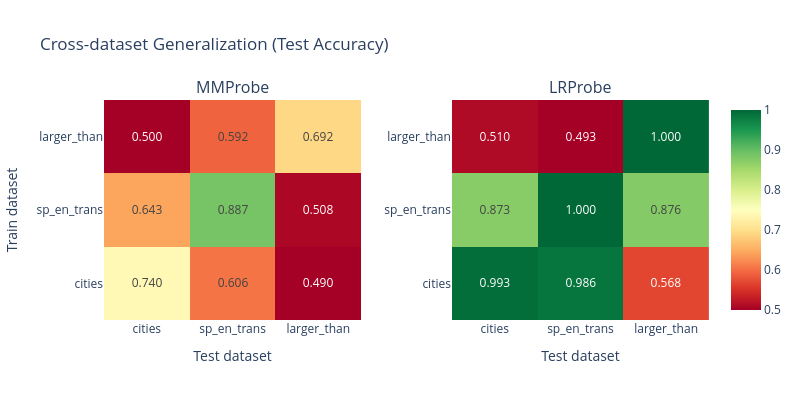

Source (notebook cell):
### Markdown cell above
### Exercise - cross-dataset generalization matrix

> ```yaml
> Difficulty: 🔴🔴🔴⚪⚪
> Importance: 🔵🔵🔵🔵🔵
> 
> You should spend up to 15-20 minutes on this exercise.
> Cross-dataset generalization is the real test of whether your probe has found a universal truth direction.
> ```

Train MM and LR probes on each of the 3 curated datasets and evaluate each probe on all 3 datasets, producing 3×3 accuracy matrices. If the model has a unified truth direction, off-diagonal entries should be high. The Geometry of Truth paper reports strong cross-generalization for LR probes at 13B scale, and even stronger at 70B:

> *"The LR probes transfer almost perfectly: probes trained on any one of our three datasets achieve near-ceiling accuracy on the other two."*

Do your results agree? You should also compute pairwise cosine similarities between probe directions trained on different datasets to check whether they point in a similar direction.

### Code cell
def compute_generalization_matrix(
    train_acts: dict[str, Float[Tensor, "n d"]],
    train_labels: dict[str, Float[Tensor, " n"]],
    test_acts: dict[str, Float[Tensor, "n d"]],
    test_labels: dict[str, Float[Tensor, " n"]],
    dataset_names: list[str],
    probe_cls: type,
) -> Float[Tensor, "n_datasets n_datasets"]:
    """
    Compute a generalization matrix: entry (i, j) is the test accuracy of a probe trained on dataset i
    and evaluated on dataset j.

    Args:
        train_acts, train_labels: Training data per dataset.
        test_acts, test_labels: Test data per dataset.
        dataset_names: Names of datasets (determines matrix ordering).
        probe_cls: Probe class to use (MMProbe or LRProbe), must have from_data and pred methods.

    Returns:
        Tensor of shape [n_datasets, n_datasets] with accuracy values.
    """
    n_dataset = len(dataset_names)
    accuracy_matrix = t.zeros((n_dataset, n_dataset))

    for i, dataset_name in enumerate(dataset_names):
        probe = probe_cls.from_data(train_acts[dataset_name], train_labels[dataset_name], device="cpu")
        for j, test_dataset_name in enumerate(dataset_names):
            test_acc = (probe.pred(test_acts[test_dataset_name]) == test_labels[test_dataset_name]).float().mean().item()
            accuracy_matrix[i,j] = test_acc
    return accuracy_matrix

mm_matrix = compute_generalization_matrix(train_acts, train_labels, test_acts, test_labels, DATASET_NAMES, MMProbe)
lr_matrix = compute_generalization_matrix(train_acts, train_labels, test_acts, test_labels, DATASET_NAMES, LRProbe)

assert mm_matrix.shape == (3, 3), f"Wrong shape: {mm_matrix.shape}"
assert (mm_matrix.diag() > 0.6).all(), "In-distribution accuracy should be at least 60%"

# Heatmap visualization
fig = make_subplots(rows=1, cols=2, subplot_titles=["MMProbe", "LRProbe"], horizontal_spacing=0.15)

for idx, (matrix, name) in enumerate([(mm_matrix, "MM"), (lr_matrix, "LR")]):
    text_vals = [[f"{matrix[i, j]:.3f}" for j in range(len(DATASET_NAMES))] for i in range(len(DATASET_NAMES))]
    fig.add_trace(
        go.Heatmap(
            z=matrix.numpy(),
            x=DATASET_NAMES,
            y=DATASET_NAMES,
            text=text_vals,
            texttemplate="%{text}",
            colorscale="RdYlGn",
            zmin=0.5,
            zmax=1.0,
            showscale=(idx == 1),
        ),
        row=1,
        col=idx + 1,
    )
    fig.update_yaxes(title_text="Train dataset" if idx == 0 else "", row=1, col=idx + 1)
    fig.update_xaxes(title_text="Test dataset", row=1, col=idx + 1)

fig.update_layout(title="Cross-dataset Generalization (Test Accuracy)", height=400, width=800)
fig.show()

# Cosine similarity between probe directions
mm_directions = {name: MMProbe.from_data(train_acts[name], train_labels[name]).direction for name in DATASET_NAMES}
lr_directions = {name: LRProbe.from_data(train_acts[name], train_labels[name]).direction for name in DATASET_NAMES}

print("\nPairwise cosine similarity between probe directions:")
for probe_name, directions in [("MM", mm_directions), ("LR", lr_directions)]:
    print(f"\n  {probe_name}Probe:")
    for i, n1 in enumerate(DATASET_NAMES):
        for j, n2 in enumerate(DATASET_NAMES):
            if j > i:
                d1 = directions[n1] / directions[n1].norm()
                d2 = directions[n2] / directions[n2].norm()
                print(f"    {n1} vs {n2}: {(d1 @ d2).item():.4f}")

### Figure 1 — Plotly figure (JSON) as saved in the notebook; plotly's stock layout.template omitted (floating-point values rounded to 4 significant figures)
{"data": [{"colorscale": [[0, "rgb(165,0,38)"], [0.1, "rgb(215,48,39)"], [0.2, "rgb(244,109,67)"], [0.3, "rgb(253,174,97)"], [0.4, "rgb(254,224,139)"], [0.5, "rgb(255,255,191)"], [0.6, "rgb(217,239,139)"], [0.7, "rgb(166,217,106)"], [0.8, "rgb(102,189,99)"], [0.9, "rgb(26,152,80)"], [1, "rgb(0,104,55)"]], "showscale": false, "text": [["0.740", "0.606", "0.490"], ["0.643", "0.887", "0.508"], ["0.500", "0.592", "0.692"]], "texttemplate": "%{text}", "type": "heatmap", "x": ["cities", "sp_en_trans", "larger_than"], "xaxis": "x", "y": ["cities", "sp_en_trans", "larger_than"], "yaxis": "y", "z": [[0.74, 0.6056, 0.4899], [0.6433, 0.8873, 0.5076], [0.5, 0.5915, 0.6919]], "zmax": 1, "zmin": 0.5}, {"colorscale": [[0, "rgb(165,0,38)"], [0.1, "rgb(215,48,39)"], [0.2, "rgb(244,109,67)"], [0.3, "rgb(253,174,97)"], [0.4, "rgb(254,224,139)"], [0.5, "rgb(255,255,191)"], [0.6, "rgb(217,239,139)"], [0.7, "rgb(166,217,106)"], [0.8, "rgb(102,189,99)"], [0.9, "rgb(26,152,80)"], [1, "rgb(0,104,55)"]], "showscale": true, "text": [["0.993", "0.986", "0.568"], ["0.873", "1.000", "0.876"], ["0.510", "0.493", "1.000"]], "texttemplate": "%{text}", "type": "heatmap", "x": ["cities", "sp_en_trans", "larger_than"], "xaxis": "x2", "y": ["cities", "sp_en_trans", "larger_than"], "yaxis": "y2", "z": [[0.9933, 0.9859, 0.5682], [0.8733, 1.0, 0.8763], [0.51, 0.493, 1.0]], "zmax": 1, "zmin": 0.5}], "layout": {"annotations": [{"font": {"size": 16}, "showarrow": false, "text": "MMProbe", "x": 0.2125, "xanchor": "center", "xref": "paper", "y": 1, "yanchor": "bottom", "yref": "paper"}, {"font": {"size": 16}, "showarrow": false, "text": "LRProbe", "x": 0.7875, "xanchor": "center", "xref": "paper", "y": 1, "yanchor": "bottom", "yref": "paper"}], "height": 400, "title": {"text": "Cross-dataset Generalization (Test Accuracy)"}, "width": 800, "xaxis": {"anchor": "y", "domain": [0, 0.425], "title": {"text": "Test dataset"}}, "xaxis2": {"anchor": "y2", "domain": [0.575, 1], "title": {"text": "Test dataset"}}, "yaxis": {"anchor": "x", "domain": [0, 1], "title": {"text": "Train dataset"}}, "yaxis2": {"anchor": "x2", "domain": [0, 1], "title": {"text": ""}}}}
